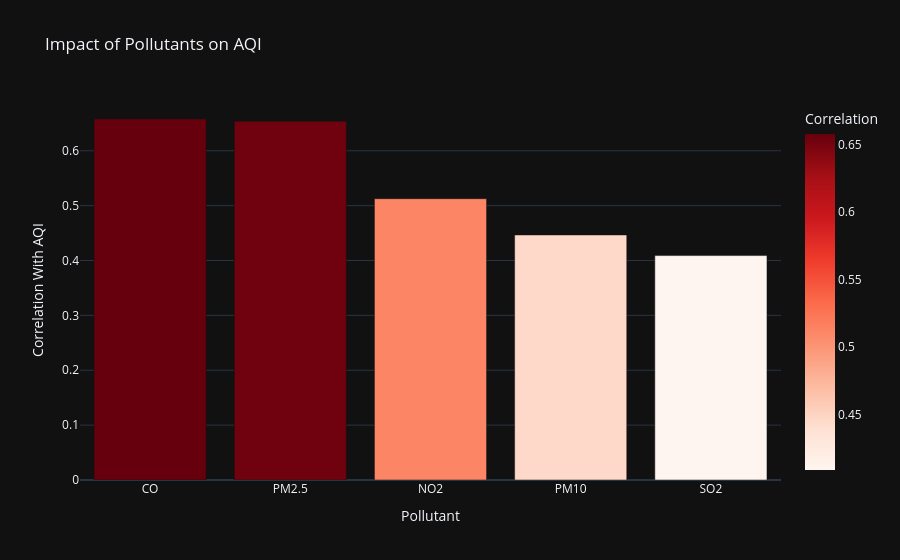

Notebook code for this chart:
### Code cell
fig = px.bar(
        aqi_corr_df,
        x="Pollutant",
        y="Correlation",
        title="Impact of Pollutants on AQI",
        color="Correlation",
        color_continuous_scale="Reds"
    )

fig.update_layout(
    xaxis_title="Pollutant",
    yaxis_title="Correlation With AQI",
    template="plotly_dark"
)

fig.show()

### Figure 1 — Plotly figure (JSON) as saved in the notebook; plotly's stock layout.template omitted (floating-point values rounded to 4 significant figures)
{"data": [{"hovertemplate": "Pollutant=%{x}<br>Correlation=%{marker.color}<extra></extra>", "legendgroup": "", "marker": {"color": [0.6579, 0.6538, 0.5127, 0.4466, 0.409], "coloraxis": "coloraxis", "pattern": {"shape": ""}}, "name": "", "orientation": "v", "showlegend": false, "textposition": "auto", "type": "bar", "x": ["CO", "PM2.5", "NO2", "PM10", "SO2"], "xaxis": "x", "y": [0.6579, 0.6538, 0.5127, 0.4466, 0.409], "yaxis": "y"}], "layout": {"barmode": "relative", "coloraxis": {"colorbar": {"title": {"text": "Correlation"}}, "colorscale": [[0, "rgb(255,245,240)"], [0.125, "rgb(254,224,210)"], [0.25, "rgb(252,187,161)"], [0.375, "rgb(252,146,114)"], [0.5, "rgb(251,106,74)"], [0.625, "rgb(239,59,44)"], [0.75, "rgb(203,24,29)"], [0.875, "rgb(165,15,21)"], [1, "rgb(103,0,13)"]]}, "legend": {"tracegroupgap": 0}, "title": {"text": "Impact of Pollutants on AQI"}, "xaxis": {"anchor": "y", "domain": [0, 1], "title": {"text": "Pollutant"}}, "yaxis": {"anchor": "x", "domain": [0, 1], "title": {"text": "Correlation With AQI"}}}}
